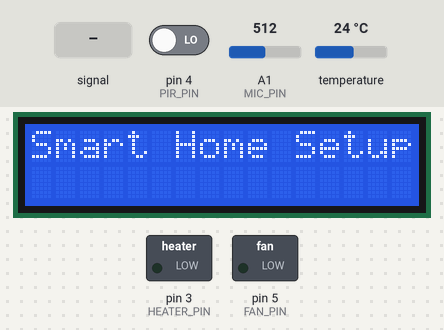
A sketch run on a simulated Arduino Uno, built with avr-gcc and run on an emulated ATmega328P. Shown: 16×2 character LCD, switched loads named in the sketch (green lamp = pin HIGH). The test bench sets the inputs (shaded band); at power-on: temperature 24 °C, pin 4 (PIR_PIN) LOW, A1 (MIC_PIN) = 512. What the sketch prints to the serial monitor is not drawn.

Above: at 0.1 s.
2.3 s: temperature set to 17.3 °C
6.3 s: temperature set to 16.5 °C
At 8.0 s:
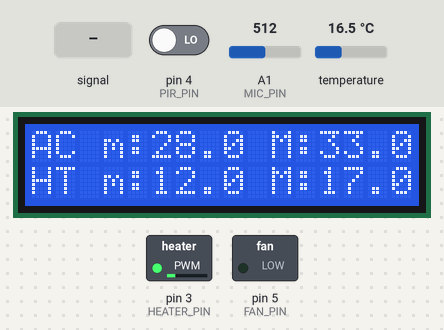
10.3 s: A1 (MIC_PIN) fed a 200 Hz sine of ±255 counts around its level
At 13.1 s:
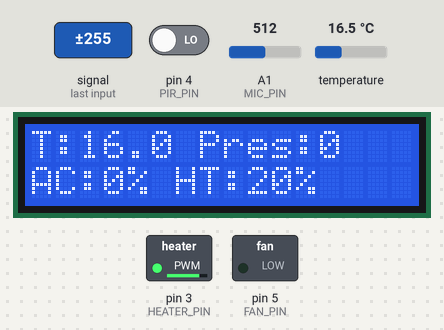
13.6 s: temperature set to 34 °C
At 16.0 s:
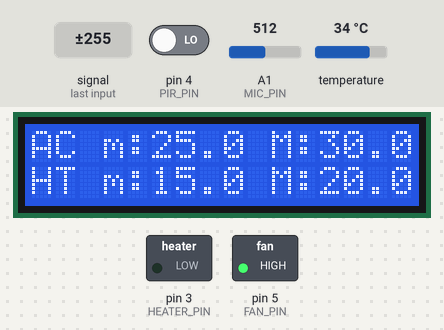
16.5 s: temperature set to 12 °C
At 18.1 s:
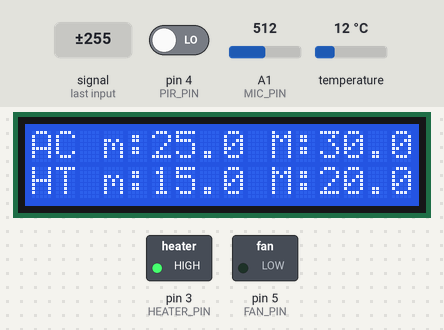
Timing chart, 0 to 19.6 s (numbered marks = the images above; inputs shaded):
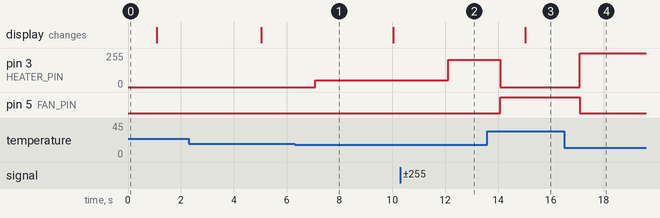

The sketch:

lab2.1.ino
```cpp
#include <Scheduler.h>
#include <Wire.h>
#include <LiquidCrystal_PCF8574.h>
#include <Arduino_LSM6DSOX.h>

// --- Pin Definitions ---
const int FAN_PIN = 5;      // DC Motor (Air Conditioning)
const int HEATER_PIN = 3;   // Red LED (Heating)
const int PIR_PIN = 4;      // PIR Motion Sensor
const int MIC_PIN = A1;     // Analog Microphone Sensor

LiquidCrystal_PCF8574 lcd(0x27);

// --- Timeouts & Thresholds ---
const unsigned long TIMEOUT_PIR = 30UL * 60UL * 1000UL;   // 30 minutes
const unsigned long TIMEOUT_SOUND = 60UL * 60UL * 1000UL; // 60 minutes
const unsigned long SOUND_INTERVAL = 10UL * 60UL * 1000UL;// 10 minutes window
const int N_SOUND_EVENTS = 10;
const int SOUND_THRESHOLD = 600;

// --- Set-points: Presence Detected (Comfort) ---
float ac_min_pres = 25.0;
float ac_max_pres = 30.0;
float ht_min_pres = 15.0;
float ht_max_pres = 20.0;

// --- Set-points: No Presence (Eco) ---
float ac_min_eco = 28.0;
float ac_max_eco = 33.0;
float ht_min_eco = 12.0;
float ht_max_eco = 17.0;

// --- SHARED STATE VARIABLES (Volatile for Scheduler Thread Safety) ---
volatile float v_current_temp = 20.0;
volatile bool pir_presence = false;
volatile bool mic_presence = false;

// Output states for LCD
volatile int ac_percent = 0;
volatile int ht_percent = 0;
volatile bool total_presence = false;

// Display and Serial Variables
int currentScreen = 0;
String inputString = "";

void setup() {
  Serial.begin(9600);
  while (!Serial);

  Serial.println("Smart Home Scheduler Version Starting...");

  // Pin Initialization
  pinMode(FAN_PIN, OUTPUT);
  pinMode(HEATER_PIN, OUTPUT);
  pinMode(PIR_PIN, INPUT);

  analogWrite(FAN_PIN, 0);
  analogWrite(HEATER_PIN, 0);

  // LCD Initialization
  lcd.begin(16, 2);
  lcd.setBacklight(255);
  lcd.clear();
  lcd.print("Smart Home Setup");

  // IMU Initialization
  if (!IMU.begin()) {
    Serial.println("Failed to initialize IMU!");
    while (1);
  }

  delay(1000);
  lcd.clear();

  // --- Start Scheduler Threads ---
  Scheduler.startLoop(loopTemp);
  Scheduler.startLoop(loopPIR);
  Scheduler.startLoop(loopMic);
}

// =========================================
// MAIN LOOP: Actuators, Display, and Serial
// =========================================
void loop() {
  // 1. Safely read shared states
  noInterrupts();
  bool pp = pir_presence;
  bool mp = mic_presence;
  float current_temp = v_current_temp;
  interrupts();

  // 2. Combine Presence
  bool presence = pp || mp;

  noInterrupts();
  total_presence = presence;
  interrupts();

  // 3. Set-points selection (Comfort vs Eco)
  float ac_min = presence ? ac_min_pres : ac_min_eco;
  float ac_max = presence ? ac_max_pres : ac_max_eco;
  float ht_min = presence ? ht_min_pres : ht_min_eco;
  float ht_max = presence ? ht_max_pres : ht_max_eco;

  // 4. Proportional Control Logic
  int local_ac_percent = 0;
  if (current_temp <= ac_min) local_ac_percent = 0;
  else if (current_temp >= ac_max) local_ac_percent = 100;
  else local_ac_percent = map((long)(current_temp * 10), (long)(ac_min * 10), (long)(ac_max * 10), 0, 100);

  analogWrite(FAN_PIN, map(local_ac_percent, 0, 100, 0, 255));

  int local_ht_percent = 0;
  if (current_temp >= ht_max) local_ht_percent = 0;
  else if (current_temp <= ht_min) local_ht_percent = 100;
  else local_ht_percent = map((long)(current_temp * 10), (long)(ht_min * 10), (long)(ht_max * 10), 100, 0);

  analogWrite(HEATER_PIN, map(local_ht_percent, 0, 100, 0, 255));

  // Update volatile percents for LCD safely
  noInterrupts();
  ac_percent = local_ac_percent;
  ht_percent = local_ht_percent;
  interrupts();

  // 5. LCD Update Logic (cycles every 5s)
  static unsigned long lastScreenSwitch = 0;
  if (millis() - lastScreenSwitch > 5000) {
    lastScreenSwitch = millis();
    currentScreen = (currentScreen + 1) % 2; // Toggles between 0 and 1
    lcd.clear();

    lcd.setCursor(0, 0);
    if (currentScreen == 0) {
      lcd.print("T:"); lcd.print(current_temp, 1);
      lcd.print(" Pres:"); lcd.print(presence ? "1" : "0");
      lcd.setCursor(0, 1);
      lcd.print("AC:"); lcd.print(local_ac_percent); lcd.print("% HT:"); lcd.print(local_ht_percent); lcd.print("%");
    } else {
      lcd.print("AC m:"); lcd.print(ac_min, 1); lcd.print(" M:"); lcd.print(ac_max, 1);
      lcd.setCursor(0, 1);
      lcd.print("HT m:"); lcd.print(ht_min, 1); lcd.print(" M:"); lcd.print(ht_max, 1);
    }
  }

  // 6. Serial Parsing Logic
  while (Serial.available()) {
    char inChar = (char)Serial.read();
    if (inChar == '\n') {
      processSerialCommand(inputString);
      inputString = "";
    } else if (inChar != '\r') {
      inputString += inChar;
    }
  }

  yield(); // Hands control back to the scheduler
}

// =========================================
// THREAD 1: Temperature Sensor Logic
// =========================================
void loopTemp() {
  static unsigned long lastReadTime = 0;

  if (millis() - lastReadTime >= 1000) { // Reads every 1 second
    lastReadTime = millis();

    if (IMU.temperatureAvailable()) {
      int temp_raw = 0;
      IMU.readTemperature(temp_raw);

      noInterrupts();
      v_current_temp = (float)temp_raw;
      interrupts();
    }
  }
  yield(); // Hands control back
}

// =========================================
// THREAD 2: PIR Motion Sensor Logic
// =========================================
void loopPIR() {
  static unsigned long lastMotionTime = 0;

  int pirState = digitalRead(PIR_PIN);

  if (pirState == HIGH) {
    lastMotionTime = millis();
    noInterrupts();
    pir_presence = true;
    interrupts();
  }

  noInterrupts();
  bool local_pir = pir_presence;
  interrupts();

  if (local_pir && (millis() - lastMotionTime >= TIMEOUT_PIR)) {
    noInterrupts();
    pir_presence = false;
    interrupts();
  }

  yield();
}

// =========================================
// THREAD 3: Analog Microphone Logic
// =========================================
void loopMic() {
  static int sound_events_count = 0;
  static unsigned long first_sound_event_time = 0;
  static unsigned long last_sound_spike_time = 0;
  static unsigned long last_valid_mic_time = 0;

  int mic_value = analogRead(MIC_PIN);
  unsigned long now = millis();

  // Spike detection with 200ms debounce
  if (mic_value > SOUND_THRESHOLD && (now - last_sound_spike_time > 200)) {
    last_sound_spike_time = now;

    if (sound_events_count == 0) {
      first_sound_event_time = now;
    }
    sound_events_count++;

    if (sound_events_count >= N_SOUND_EVENTS) {
      noInterrupts();
      mic_presence = true;
      interrupts();

      last_valid_mic_time = now;
      sound_events_count = 0; // Reset counter
    }
  }

  // Window timeout reset
  if (sound_events_count > 0 && (now - first_sound_event_time >= SOUND_INTERVAL)) {
    sound_events_count = 0;
  }

  // General presence timeout
  noInterrupts();
  bool local_mic = mic_presence;
  interrupts();

  if (local_mic && (now - last_valid_mic_time >= TIMEOUT_SOUND)) {
    noInterrupts();
    mic_presence = false;
    interrupts();
  }

  yield();
}

// =========================================
// UTILITY: Serial Command Processor
// =========================================
void processSerialCommand(String cmd) {
  cmd.trim();
  int separator = cmd.indexOf(':');
  if (separator == -1) return;

  String key = cmd.substring(0, separator);
  float val = cmd.substring(separator + 1).toFloat();

  if (key == "AC_MIN_PRES") ac_min_pres = val;
  else if (key == "AC_MAX_PRES") ac_max_pres = val;
  else if (key == "HT_MIN_PRES") ht_min_pres = val;
  else if (key == "HT_MAX_PRES") ht_max_pres = val;
  else if (key == "AC_MIN_ECO") ac_min_eco = val;
  else if (key == "AC_MAX_ECO") ac_max_eco = val;
  else if (key == "HT_MIN_ECO") ht_min_eco = val;
  else if (key == "HT_MAX_ECO") ht_max_eco = val;
  else {
    Serial.println("Unknown command.");
    return;
  }

  Serial.print("Updated ");
  Serial.print(key);
  Serial.print(" to ");
  Serial.println(val);
}
```

Measured:
- the behaviour switches between 17 and 16.9 °C on temperature (found by bisection; images 0 and 1)
- after the input at 6.3 s, pin 3 (HEATER_PIN): 0/255 → 51/255 after 0.79 s
- after the input at 10.3 s, pin 3 (HEATER_PIN): 51/255 → 204/255 after 1.8 s
- after the input at 13.6 s, pin 3 (HEATER_PIN): 204/255 → 0/255 after 0.49 s; pin 5 (FAN_PIN): LOW → HIGH after 0.49 s
- after the input at 16.5 s, pin 3 (HEATER_PIN): 0/255 → 255/255 after 0.59 s; pin 5 (FAN_PIN): HIGH → LOW after 0.59 s
